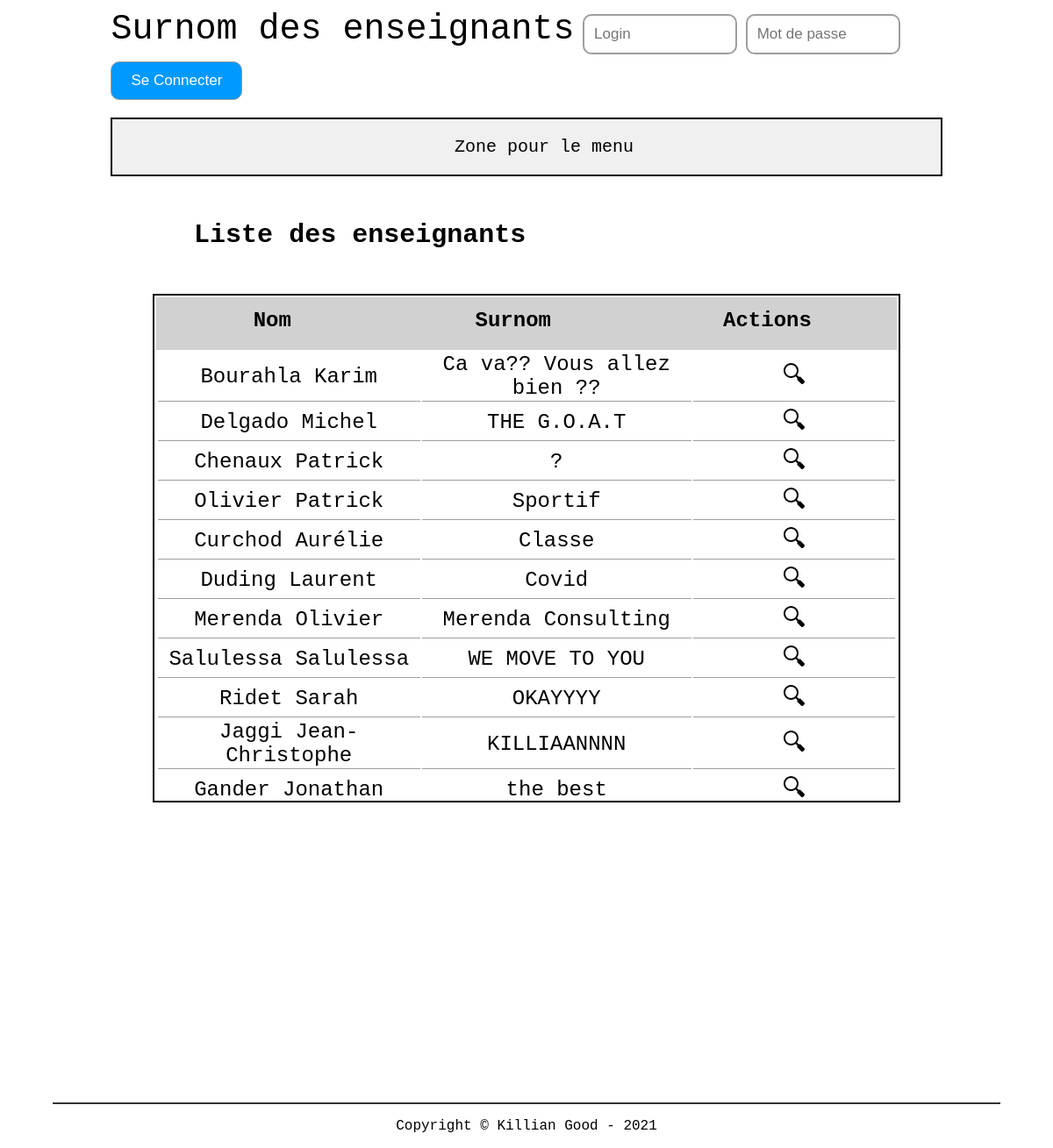
The page /src/php/index.php on the database its author committed.
### tables this page shows
CREATE TABLE t_teacher(
	idTeacher int AUTO_INCREMENT PRIMARY KEY,
	teaFirstname varchar(50) NOT NULL,
	teaName varchar(50) NOT NULL,
	teaGender char(1) NOT NULL,
	teaNickname varchar(100) NOT NULL,
	teaOrigin varchar(255) NOT NULL);

### src/php/lib/database.php (called while the page is built, shortened)
<?php
 class Database {
    private $connector;
    public function __construct(){
    try{
        $this->connector = new PDO("mysql:host=localhost;dbname=db_nickname_kilgood;charset=utf8", "dbNicknameUser", "grp2B_21");
        }
        catch(PDOException $e)
        {
            die("<h1>Impossible de se connecter à la base de données</h1> erreur :". $e->getMessage());
        }
    }
    private function querySimpleExecute($query){
        $req = $this->connector->query($query);
        return $req;
    }
    private function formatData($req){
        $results = $req->fetchALL(PDO::FETCH_ASSOC);
        return $results;
    }
    public function getAllTeachers(){
        $query = "SELECT * FROM t_teacher";
        $reqExecuted = $this->querySimpleExecute($query);
        $results = $this->formatData($reqExecuted);
        return $results;
    }
}
?>

### src/php/index.php (the view, shortened to what this page needs)
<?php
require "header.php";
$teachers = $db->getAllTeachers();
?>
<table class="scroll">
    <thead>
        <tr>
            <h3>Liste des enseignants</h3>
            <th>Nom</th>
            <th>Surnom</th>
            <th>Actions</th>
        </tr>
    <thead>
    <tbody>
    <?php foreach($teachers as $teacher): ?>
        <tr>
            <td><?= $teacher["teaName"] ?><?= " ";?><?= $teacher["teaFirstname"] ?></td>
            <td><?= $teacher["teaNickname"] ?></td>
            <td>
                <a href="detail.php?idTeacher=<?= $teacher["idTeacher"]; ?>"><img src="../../userContent/search.svg"></img></a>
            </td>
        </tr>
        <?php endforeach; ?>
    </tbody>
</table>
<?php require "footer.php";

### resources/css/style.css (style rules this page uses)
html { font-family: 'Courier New', Courier, monospace; }
h3 { margin: 0; padding: 50px; }
h3, h4 { max-width: 80%; position: relative; margin: auto; font-size: 30px; }
.scroll { border: 2px solid black; width: 90%; margin-left: 5%; }
.scroll thead { background-color: rgb(209, 209, 209); font-size: 24px; padding-top:10px; height: 20px; display:block; }
.scroll tbody { width: 100%; display:block; overflow-y: scroll; max-height:32em; }
.scroll th { width: 500px; text-align: center; }
.scroll td { border-bottom: 1px solid rgb(158, 158, 158); font-size: 24px; height: 40px; width: 500px; text-align: center; }

### rows shown on the page
t_teacher: teaName "Bourahla", teaFirstname "Karim", teaNickname "Ca va?? Vous allez bien ??"
t_teacher: teaName "Delgado", teaFirstname "Michel", teaNickname "THE G.O.A.T"
t_teacher: teaName "Chenaux", teaFirstname "Patrick", teaNickname "?"
t_teacher: teaName "Olivier", teaFirstname "Patrick", teaNickname "Sportif"
t_teacher: teaName "Curchod", teaFirstname "Aurélie", teaNickname "Classe"
t_teacher: teaName "Duding", teaFirstname "Laurent", teaNickname "Covid"
t_teacher: teaName "Merenda", teaFirstname "Olivier", teaNickname "Merenda Consulting"
t_teacher: teaName "Salulessa", teaFirstname "Salulessa", teaNickname "WE MOVE TO YOU"
t_teacher: teaName "Ridet", teaFirstname "Sarah", teaNickname "OKAYYYY"
t_teacher: teaName "Jaggi", teaFirstname "Jean-Christophe", teaNickname "KILLIAANNNN"
t_teacher: teaName "Gander", teaFirstname "Jonathan", teaNickname "the best"
